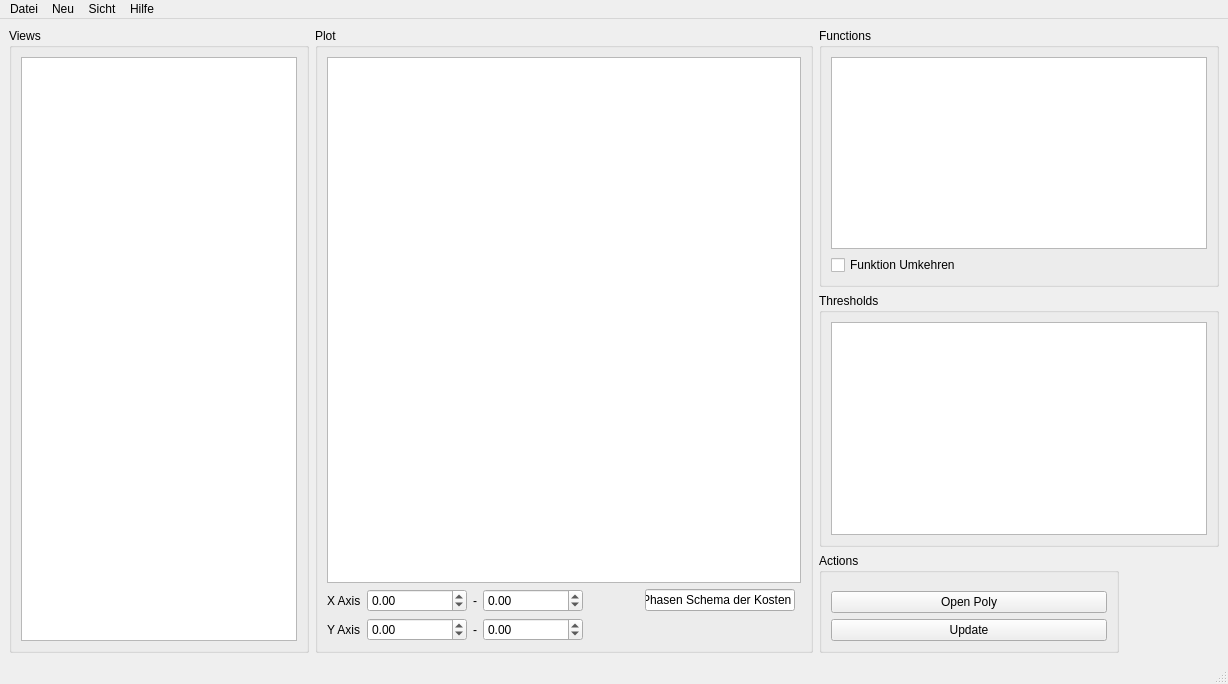
<?xml version="1.0" encoding="UTF-8"?>
<ui version="4.0">
 <class>MainView</class>
 <widget class="QMainWindow" name="MainView">
  <property name="geometry">
   <rect>
    <x>0</x>
    <y>0</y>
    <width>1228</width>
    <height>684</height>
   </rect>
  </property>
  <property name="windowTitle">
   <string>MainWindow</string>
  </property>
  <widget class="QWidget" name="centralwidget">
   <layout class="QGridLayout" name="gridLayout">
    <item row="0" column="1" rowspan="3" colspan="2">
     <widget class="QGroupBox" name="groupBox">
      <property name="sizePolicy">
       <sizepolicy hsizetype="Expanding" vsizetype="Expanding">
        <horstretch>0</horstretch>
        <verstretch>0</verstretch>
       </sizepolicy>
      </property>
      <property name="minimumSize">
       <size>
        <width>0</width>
        <height>0</height>
       </size>
      </property>
      <property name="title">
       <string>Plot</string>
      </property>
      <layout class="QGridLayout" name="gridLayout_2">
       <item row="5" column="0">
        <widget class="QLabel" name="label">
         <property name="text">
          <string>X Axis</string>
         </property>
        </widget>
       </item>
       <item row="5" column="1">
        <widget class="QDoubleSpinBox" name="fromX">
         <property name="minimumSize">
          <size>
           <width>100</width>
           <height>0</height>
          </size>
         </property>
         <property name="minimum">
          <double>-99.000000000000000</double>
         </property>
        </widget>
       </item>
       <item row="5" column="5">
        <widget class="QLineEdit" name="name">
         <property name="minimumSize">
          <size>
           <width>150</width>
           <height>0</height>
          </size>
         </property>
         <property name="text">
          <string>4 Phasen Schema der Kosten</string>
         </property>
        </widget>
       </item>
       <item row="9" column="2">
        <widget class="QLabel" name="label_4">
         <property name="text">
          <string>-</string>
         </property>
        </widget>
       </item>
       <item row="1" column="0" colspan="7">
        <widget class="QChartView" name="chartView">
         <property name="renderHints">
          <set>QPainter::Antialiasing|QPainter::TextAntialiasing</set>
         </property>
        </widget>
       </item>
       <item row="9" column="0">
        <widget class="QLabel" name="label_2">
         <property name="text">
          <string>Y Axis</string>
         </property>
        </widget>
       </item>
       <item row="5" column="3">
        <widget class="QDoubleSpinBox" name="toX">
         <property name="minimumSize">
          <size>
           <width>100</width>
           <height>0</height>
          </size>
         </property>
         <property name="minimum">
          <double>-99.000000000000000</double>
         </property>
        </widget>
       </item>
       <item row="9" column="1">
        <widget class="QDoubleSpinBox" name="fromY">
         <property name="minimumSize">
          <size>
           <width>100</width>
           <height>0</height>
          </size>
         </property>
         <property name="minimum">
          <double>-99.000000000000000</double>
         </property>
        </widget>
       </item>
       <item row="9" column="3">
        <widget class="QDoubleSpinBox" name="toY">
         <property name="minimumSize">
          <size>
           <width>100</width>
           <height>0</height>
          </size>
         </property>
         <property name="minimum">
          <double>-99.000000000000000</double>
         </property>
        </widget>
       </item>
       <item row="9" column="5">
        <spacer name="horizontalSpacer_2">
         <property name="orientation">
          <enum>Qt::Horizontal</enum>
         </property>
         <property name="sizeHint" stdset="0">
          <size>
           <width>40</width>
           <height>20</height>
          </size>
         </property>
        </spacer>
       </item>
       <item row="5" column="2">
        <widget class="QLabel" name="label_3">
         <property name="text">
          <string>-</string>
         </property>
        </widget>
       </item>
       <item row="5" column="4">
        <spacer name="horizontalSpacer">
         <property name="orientation">
          <enum>Qt::Horizontal</enum>
         </property>
         <property name="sizeHint" stdset="0">
          <size>
           <width>40</width>
           <height>20</height>
          </size>
         </property>
        </spacer>
       </item>
      </layout>
     </widget>
    </item>
    <item row="0" column="3">
     <widget class="QGroupBox" name="groupBox_5">
      <property name="minimumSize">
       <size>
        <width>200</width>
        <height>200</height>
       </size>
      </property>
      <property name="maximumSize">
       <size>
        <width>400</width>
        <height>16777215</height>
       </size>
      </property>
      <property name="title">
       <string>Functions</string>
      </property>
      <layout class="QGridLayout" name="gridLayout_5">
       <item row="1" column="0">
        <widget class="QCheckBox" name="invert">
         <property name="text">
          <string>Funktion Umkehren</string>
         </property>
        </widget>
       </item>
       <item row="0" column="0">
        <widget class="QTableView" name="functions"/>
       </item>
      </layout>
     </widget>
    </item>
    <item row="1" column="3">
     <widget class="QGroupBox" name="groupBox_6">
      <property name="sizePolicy">
       <sizepolicy hsizetype="Minimum" vsizetype="Preferred">
        <horstretch>0</horstretch>
        <verstretch>0</verstretch>
       </sizepolicy>
      </property>
      <property name="minimumSize">
       <size>
        <width>200</width>
        <height>200</height>
       </size>
      </property>
      <property name="maximumSize">
       <size>
        <width>400</width>
        <height>16777215</height>
       </size>
      </property>
      <property name="title">
       <string>Thresholds</string>
      </property>
      <layout class="QGridLayout" name="gridLayout_4">
       <item row="0" column="0">
        <widget class="QTableView" name="thesholds"/>
       </item>
      </layout>
     </widget>
    </item>
    <item row="2" column="3">
     <widget class="QGroupBox" name="groupBox_4">
      <property name="sizePolicy">
       <sizepolicy hsizetype="Preferred" vsizetype="Expanding">
        <horstretch>0</horstretch>
        <verstretch>0</verstretch>
       </sizepolicy>
      </property>
      <property name="maximumSize">
       <size>
        <width>300</width>
        <height>100</height>
       </size>
      </property>
      <property name="title">
       <string>Actions</string>
      </property>
      <layout class="QGridLayout" name="gridLayout_3">
       <item row="0" column="0" colspan="2">
        <spacer name="verticalSpacer">
         <property name="orientation">
          <enum>Qt::Vertical</enum>
         </property>
         <property name="sizeHint" stdset="0">
          <size>
           <width>20</width>
           <height>40</height>
          </size>
         </property>
        </spacer>
       </item>
       <item row="1" column="0" colspan="2">
        <widget class="QPushButton" name="polyEdit">
         <property name="text">
          <string>Open Poly</string>
         </property>
        </widget>
       </item>
       <item row="3" column="0" colspan="2">
        <widget class="QPushButton" name="update">
         <property name="text">
          <string>Update</string>
         </property>
        </widget>
       </item>
      </layout>
     </widget>
    </item>
    <item row="0" column="0" rowspan="3">
     <widget class="QGroupBox" name="groupBox_2">
      <property name="sizePolicy">
       <sizepolicy hsizetype="Preferred" vsizetype="Expanding">
        <horstretch>0</horstretch>
        <verstretch>0</verstretch>
       </sizepolicy>
      </property>
      <property name="minimumSize">
       <size>
        <width>300</width>
        <height>0</height>
       </size>
      </property>
      <property name="maximumSize">
       <size>
        <width>300</width>
        <height>16777215</height>
       </size>
      </property>
      <property name="title">
       <string>Views</string>
      </property>
      <layout class="QGridLayout" name="gridLayout_6">
       <item row="0" column="0">
        <widget class="QListWidget" name="listWidget"/>
       </item>
      </layout>
     </widget>
    </item>
   </layout>
  </widget>
  <widget class="QMenuBar" name="menubar">
   <property name="geometry">
    <rect>
     <x>0</x>
     <y>0</y>
     <width>1228</width>
     <height>21</height>
    </rect>
   </property>
   <widget class="QMenu" name="menutest">
    <property name="title">
     <string>Datei</string>
    </property>
    <addaction name="actionSpeichern"/>
    <addaction name="actionSpeichern_unter"/>
    <addaction name="separator"/>
    <addaction name="actionProjektmappe_schlie_en"/>
   </widget>
   <widget class="QMenu" name="menuSicht">
    <property name="title">
     <string>Neu</string>
    </property>
   </widget>
   <widget class="QMenu" name="menuSicht_2">
    <property name="title">
     <string>Sicht</string>
    </property>
   </widget>
   <widget class="QMenu" name="menuHilfe">
    <property name="title">
     <string>Hilfe</string>
    </property>
   </widget>
   <addaction name="menutest"/>
   <addaction name="menuSicht"/>
   <addaction name="menuSicht_2"/>
   <addaction name="menuHilfe"/>
  </widget>
  <widget class="QStatusBar" name="statusbar"/>
  <action name="actionSpeichern">
   <property name="text">
    <string>Speichern</string>
   </property>
  </action>
  <action name="actionSpeichern_unter">
   <property name="text">
    <string>Speichern unter</string>
   </property>
  </action>
  <action name="actionProjektmappe_schlie_en">
   <property name="text">
    <string>Projektmappe schließen</string>
   </property>
  </action>
 </widget>
 <customwidgets>
  <customwidget>
   <class>QChartView</class>
   <extends>QGraphicsView</extends>
   <header>QtCharts</header>
  </customwidget>
 </customwidgets>
 <resources/>
 <connections/>
</ui>
